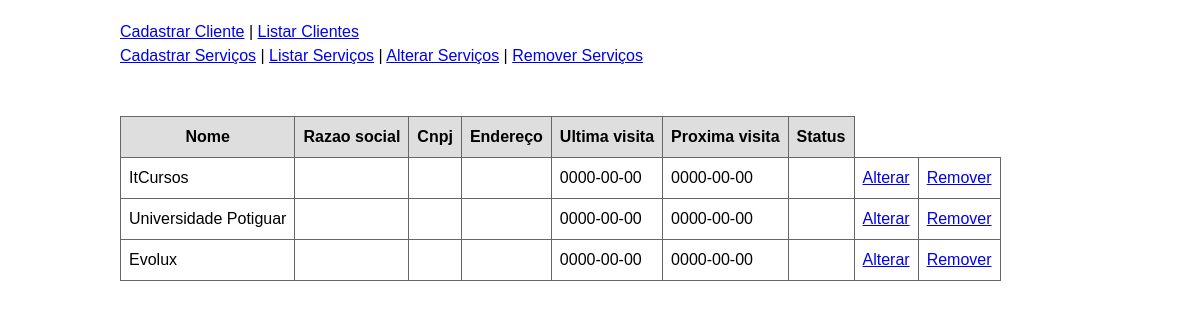
The app's page /index.php/clientes/listar/ with its own data.
### tables this page shows
CREATE TABLE clientes ( 
	id int NOT NULL auto_increment,
	nome varchar(255) NOT NULL,
	razao_social varchar(255) NOT NULL,
	cnpj char(18) NOT NULL,
	endereco varchar(255) NOT NULL,
	data_ultima_visita date NOT NULL,
	data_proxima_visita date NOT NULL,
	status varchar(255) NOT NULL,
	PRIMARY KEY (id)
);

### controle/rotas.php (called while the page is built, shortened)
<?php
    function montar_include($pasta, $arquivo) {
        return TEMPLATES.'/'.$pasta.'/'.$arquivo.'.php';
    }
    function mostrar_conteudo() {
        $uri = $_SERVER['REQUEST_URI'];
        $uri = explode('?', $uri);
        $uri = $uri[0];
        $uri = rtrim($uri, '/');
        $partes = explode('/', $uri);
        if(count($partes) >= 5) {
            $arquivo = array_pop($partes);
            $pasta = array_pop($partes);
        } else {
            $pasta = 'servico';
            $arquivo = 'listar';
        }
        $caminho = montar_include($pasta, $arquivo);
        include_once($caminho);
    }
?>

### controle/banco.php (called while the page is built, shortened)
<?php
    function select_all($tabela){
        $sql = 'SELECT * from '.$tabela.';';
        $resultado = mysql_query($sql);
        $objetos = array();
        while($row = mysql_fetch_assoc($resultado)){
            $objetos[] = $row;
        }
        return $objetos;
    }
?>

### templates/clientes/listar.php (the view)
<?php
echo '<br /><br /><br /><table class=\'lista\'>
			<tr>
				<th>Nome</th>
				<th>Razao social</th>
				<th>Cnpj</th>
				<th>Endereço</th>
				<th>Ultima visita</th>
				<th>Proxima visita</th>
				<th>Status</th>
			</tr>';
	$clientes = select_all('clientes');
	foreach ($clientes as $cliente) {
		echo '<tr>
				<td>'.$cliente['nome'].'</td>
				<td>'.$cliente['razao_social'].'</td>
				<td>'.$cliente['cnpj'].'</td>
				<td>'.$cliente['endereco'].'</td>
				<td>'.$cliente['data_ultima_visita'].'</td>
				<td>'.$cliente['data_proxima_visita'].'</td>
				<td>'.$cliente['status'].'</td>
				<td><a href=\'/'.BASE.'/index.php/clientes/alterar/?id='.$cliente['id'].'\'>Alterar</a></td>
				<td><a href=\'/'.BASE.'/index.php/clientes/remover/?id='.$cliente['id'].'\'>Remover</a></td>
			  </tr>';
	}
echo '</table>';
?>

### index.php (shortened to what this page needs)
<?php include_once('controle/rotas.php'); ?>
<!DOCTYPE html>
<html>
    <head>
    	<link rel="stylesheet" type="text/css" href="/<?php echo BASE?>/estaticos/estilo.css">
    </head>
    <body>
        <?php
            include_once(TEMPLATES.'/geral/menu.php');
        	mostrar_conteudo();
        ?>
    </body>
</html>

### templates/geral/menu.php
<a href='/<?php echo BASE; ?>/index.php/clientes/cadastrar/'>Cadastrar Cliente</a> |
<a href='/<?php echo BASE; ?>/index.php/clientes/listar/'>Listar Clientes</a>
<br />
<a href='/<?php echo BASE; ?>/index.php/servico/cadastrar/'>Cadastrar Serviços</a> |
<a href='/<?php echo BASE; ?>/index.php/servico/listar/'>Listar Serviços</a> |
<a href='/<?php echo BASE; ?>/index.php/servico/alterar/'>Alterar Serviços</a> |
<a href='/<?php echo BASE; ?>/index.php/servico/remover/'>Remover Serviços</a>

### estaticos/estilo.css (style rules this page uses)
body { width: 960px; margin: 0 auto; font: normal 16px/24px "Lucida Grande", Arial, Ubuntu, sans-serif; padding: 20px 20px 0; }
table.lista { border-width: 1px; border-color: #666666; border-collapse: collapse; }
table.lista th { border-width: 1px; padding: 8px; border-style: solid; border-color: #666666; background-color: #dedede; }
table.lista td { border-width: 1px; padding: 8px; border-style: solid; border-color: #666666; background-color: #ffffff; }

### records on screen
clientes: nome "ItCursos", data_ultima_visita "0000-00-00", data_proxima_visita "0000-00-00"
clientes: nome "Universidade Potiguar", data_ultima_visita "0000-00-00", data_proxima_visita "0000-00-00"
clientes: nome "Evolux", data_ultima_visita "0000-00-00", data_proxima_visita "0000-00-00"
